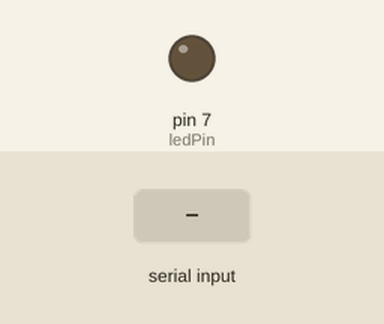
Recording of a sketch running on a simulated Arduino Uno, built with avr-gcc and run on an emulated ATmega328P. Shown: output pins drawn as LEDs (lit = HIGH). The test bench sets the inputs (shaded band).

Above: at 1.2 s.
1.3 s: "1" received over Serial
At 2.5 s:
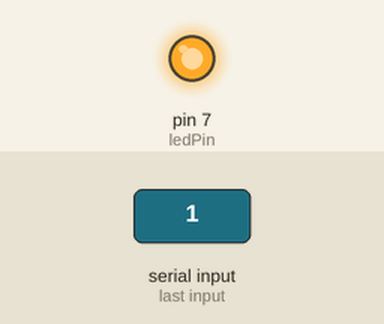
2.8 s: "0" received over Serial
At 3.7 s:
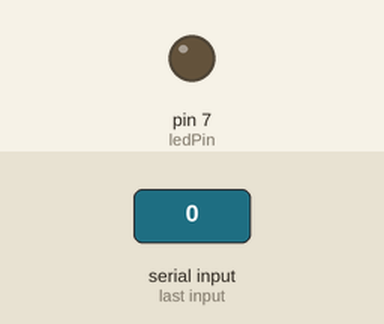
Timing chart, 0 to 5.8 s (numbered marks = the images above; inputs shaded):
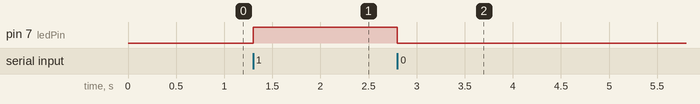

The sketch:

bluetoothLED.ino
```cpp
#define ledPin 7
int state;
void setup() {
  pinMode(ledPin, OUTPUT);
  digitalWrite(ledPin, LOW);
  Serial.begin(9600); // Default communication rate of the Bluetooth module
}
void loop() {
  if(Serial.available() > 0){ // Checks whether data is comming from the serial port
    state = Serial.read(); // Reads the data from the serial port
 }
 if (state == '0') {
  digitalWrite(ledPin, LOW);
 }
 if (state == '1') {
  digitalWrite(ledPin, HIGH);
 }
}
```

Measured:
- after the input at 1.3 s, pin 7 (ledPin): LOW → HIGH at once
- after the input at 2.8 s, pin 7 (ledPin): HIGH → LOW at once
